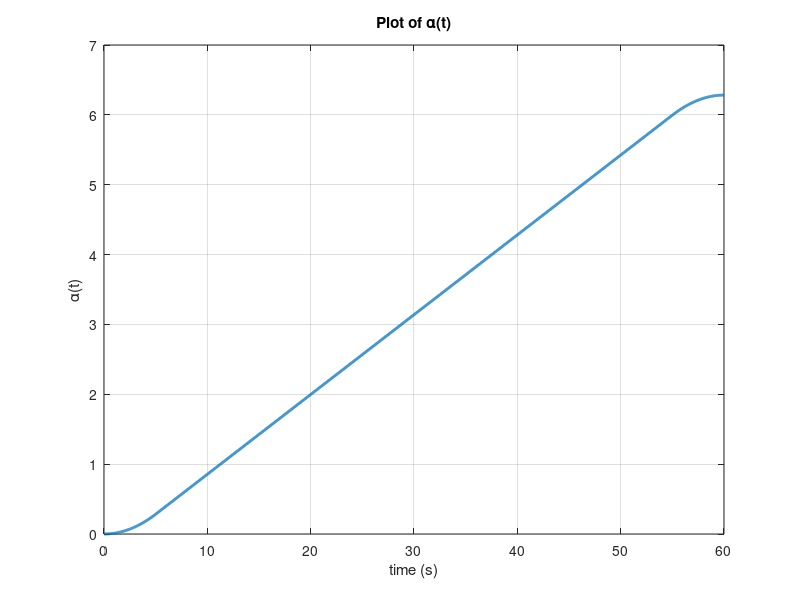

MATLAB code for this plot: (Note: this script raises an error after producing the figure.)
%% [text] Step 1: Create Trapezoidal Velocity Trajectories
clear all;
close all;
clc;

% [text] (1a) Calculate arc length of your imported trajectory
load("Total_Path.mat");    
load("LED_Path.mat")

xd = Total_Path(:,1);
yd = Total_Path(:,2);

% Compute arc length numerically
d = 0;
for i = 1:length(xd)-1
    d = d + sqrt( (xd(i+1)-xd(i))^2 + (yd(i+1)-yd(i))^2 );
end


% Desired final time
tfinal = 60;

% [text] Determine the average speed, c, of end effector over tfinal
c = d / tfinal;  


% [text] (1b) Forward-Euler method for alpha(t)
% Normalized trapezoidal velocity function g(t)
g = @(t, T, ta) (T/(T-ta)) * ( ...
      (t < ta) .* (t/ta) + ...
      (t >= ta & t <= (T - ta)) .* 1 + ...
      (t > (T - ta)) .* ((T - t)/ta) ...
);

T = 2*pi;          % alpha runs from 0 to T just like Lissajous case
dt = 1/25;         % step size
t = 0:dt:tfinal;   % simulation time

alpha = zeros(size(t));

% Precompute segment lengths for path parameterization (arc-length)
seg_lengths = [0; cumsum(sqrt(diff(xd).^2 + diff(yd).^2))];
L = seg_lengths(end);

% Acceleration time (CHANGEABLE)
ta = 5;

for k = 1:length(t)-1

    % Map alpha(k) → current arc-length s(k)
    s_cur = (alpha(k)/T) * L;

    % Find segment index
    idx = find(seg_lengths <= s_cur, 1, 'last');
    if idx >= length(seg_lengths)
        idx = length(seg_lengths)-1;
    end

    % Compute unit tangent direction at the segment
    dx = xd(idx+1) - xd(idx);
    dy = yd(idx+1) - yd(idx);
    seg_d = sqrt(dx^2 + dy^2);

    if seg_d > 0
        xdot = dx / seg_d;
        ydot = dy / seg_d;
    else
        xdot = 0; ydot = 0;
    end

    % Desired ds/dt = trapezoid, limited to 0.25 m/s
    ds_dt = min(c * g(t(k), tfinal, ta), 0.25);

    % Equation (7): alpha_dot = (ds/dt) * (T / L)
    alpha(k+1) = alpha(k) + dt * ds_dt * (T / L);

end

% [text] Plot alpha(t)
figure()
plot(t, alpha, 'LineWidth', 2);
grid on;
xlabel('time (s)');
ylabel('\alpha(t)');
title('Plot of \alpha(t)');
yline(T, 'k--', 'LineWidth', 2);
legend('\alpha(t)', 'T (period)', 'Location', 'southeast');

% [text] (1c) Generate retimed trajectory x[k], y[k]

% Allocate memory
Nalpha = length(alpha);
x = zeros(size(alpha));
y = zeros(size(alpha));
LED = zeros(size(alpha)); 

for k = 1:Nalpha
    s_k = (alpha(k)/T) * L;

    idx_led = find(seg_lengths <= s_k, 1, 'last');
    if isempty(idx_led)
        idx_led = 1;
    elseif idx_led >= length(seg_lengths)
        idx_led = length(seg_lengths) - 1;
    end
    % safe clamp if LED_Path shorter/longer
    idx_led = max(1, min(idx_led, length(LED_Path)));
    LED(k) = LED_Path(idx_led);
    
    % Find segment index for position reconstruction
    idx = find(seg_lengths <= s_k, 1, 'last');
    if isempty(idx)
        idx = 1;
    elseif idx >= length(seg_lengths)
        idx = length(seg_lengths) - 1;
    end

    ds = s_k - seg_lengths(idx);

    dx = xd(idx+1) - xd(idx);
    dy = yd(idx+1) - yd(idx);
    seg_d = sqrt(dx^2 + dy^2);

    if seg_d > 0
        ux = dx / seg_d;
        uy = dy / seg_d;
    else
        ux = 0; uy = 0;
    end

    x(k) = xd(idx) + ux * ds;
    y(k) = yd(idx) + uy * ds;
end

% Ensure final LED defined
if Nalpha >= 2
    LED(end) = LED(end-1);
end

% [text] Plot the speed profile v[k]
v = sqrt( diff(x).^2 + diff(y).^2 ) / dt;

figure()
plot(t(2:end), v, 'LineWidth', 3); hold on;
yline(c, 'k--', 'LineWidth', 2);        % average required velocity
yline(0.25, 'r--', 'LineWidth', 2);    % velocity limit
grid on;
xlabel('time (s)');
ylabel('velocity (m/s)');
title('Trajectory Velocity');
legend('velocity', 'average velocity', 'velocity limit', 'Location', 'south');

%%
%[text] ## Step 2: Forward Kinematics
%[text] (2c) Calculate T0
% these values were obtained from the URDF directly
L1 = 0.2435;
L2 = 0.2132;
W1 = 0.1311;
W2 = 0.0921;
H1 = 0.1519;
H2 = 0.0854;

% home position of end effector
M = [-1 0 0 L1+L2;
    0 0 1 W1+W2;
    0 1 0 H1-H2;
    0 0 0 1];

% screw axes
S1 = [0 0 1 0 0 0]';
S2 = [0 1 0 -H1 0 0]';
S3 = [0 1 0 -H1 0 L1]';
S4 = [0 1 0 -H1 0 L1+L2]';
S5 = [0 0 -1 -W1 L1+L2 0]';
S6 = [0 1 0 H2-H1 0 L1+L2]';
S = [S1 S2 S3 S4 S5 S6];

% body screw axes
B1 = ECE569_Adjoint(M)\S1;
B2 = ECE569_Adjoint(M)\S2;
B3 = ECE569_Adjoint(M)\S3;
B4 = ECE569_Adjoint(M)\S4;
B5 = ECE569_Adjoint(M)\S5;
B6 = ECE569_Adjoint(M)\S6;
B = [B1 B2 B3 B4 B5 B6];

% joint angles
theta0 = [-1.6800   -1.4018   -1.8127   -2.9937   -0.8857   -0.0696]';

% calculate the 4x4 matrix representing the transition
% from end effector frame {b} to the base frame {s} at t=0: Tsb(0)

T0_space = ECE569_FKinSpace(M,S,theta0)
T0_body = ECE569_FKinBody(M,B,theta0)
T0_space-T0_body
T0 = T0_body;
%[text] Calculate Tsd at every time step.
% Calculate Tsd(t) for t=0 to t=tfinal
% Tsd(t) = T0 * Td(t)
N = length(x);
Tsd = zeros(4,4,N);
for i = 1:N
    R  = eye(3);
    p  = [x(i); y(i); 0];
    Td = [R,p; zeros(1,3),1];
    Tsd(:,:,i) = T0 * Td;
end
%%
%[text] (2d) Plot (x,y,z) in the s frame
xs = Tsd(1,4,:);
ys = Tsd(2,4,:);
zs = Tsd(3,4,:);
figure();
plot3(xs(:), ys(:), zs(:), 'LineWidth', 1)
title('Trajectory \{s\} frame')
xlabel('x (m)')
ylabel('y (m)')
zlabel('z (m)')
hold on
plot3(xs(1),ys(1),zs(1),'go','MarkerSize',10,'LineWidth',2)
plot3(xs(end),ys(end),zs(end),'rx','MarkerSize',10,'LineWidth',2)
legend('Trajectory', 'Start', 'End')
grid on
hold off
%%
%[text] ## Step 3: Inverse Kinematics
initialguess = theta0;
Td = T0;

% you need to implement IKinBody
[thetaSol, success] = ECE569_IKinBody(B,M,Td,theta0,1e-6,1e-6);
if (~success)
    close(f);
    error('Error. \nCould not perform IK at index %d.',1)
end
%%
%[text] (3c) Perform IK at each time step
thetaAll = zeros(6,N);
thetaAll(:,1) = theta0;

% you can comment out the waitbar functions if they aren't working
% (sometimes they don't work with .mlx files)
% If the code gets stuck here, you will need to restart MATLAB
f = waitbar(0,['Inverse Kinematics (1/',num2str(N),') complete.']);

for i=2:N
    initialguess = thetaAll(:,i-1);

    [thetaSol, success] = ECE569_IKinBody(B,M,Tsd(:,:,i),initialguess,1e-6,1e-6);
    if (~success)
        close(f);
        error('Error. \nCould not perform IK at index %d.',i)
    end
    thetaAll(:,i) = thetaSol;
    waitbar(i/N,f,['Inverse Kinematics (',num2str(i),'/',num2str(N),') complete.']);
end
close(f);
%%
%[text] (3c) Verify that the joint angles don't change very much
dj = diff(thetaAll');
figure();
plot(t(1:end-1), dj)
title('First Order Difference in Joint Angles')
legend('J1','J2','J3','J4','J5','J6','Location','northeastoutside')
grid on
xlabel('time (s)')
ylabel('first order difference')
%%
%[text] (3d) Verify that the joints we found actually trace out our trajectory (forward kinematics)
actualTsd = zeros(4,4,N);
for i=1:N
    actualTsd(:,:,i) = T0*ECE569_FKinBody(M,B,thetaAll(:,i));
end

xs = actualTsd(1,4,:);
ys = actualTsd(2,4,:);
zs = actualTsd(3,4,:);
figure();
plot3(xs(:), ys(:), zs(:), 'LineWidth', 1)
title('Verified Trajectory \{s\} frame')
xlabel('x (m)')
ylabel('y (m)')
zlabel('z (m)')
hold on
plot3(xs(1),ys(1),zs(1),'go','MarkerSize',10,'LineWidth',2)
plot3(xs(end),ys(end),zs(end),'rx','MarkerSize',10,'LineWidth',2)
legend('Trajectory', 'Start', 'End')
grid on
hold off
%%
%[text] (3e) Verify that the end effector does not enter a kinematic singularity, by plotting the determinant of your body jacobian
body_dets = zeros(N,1);
for i=1:N
    body_dets(i) = det(ECE569_JacobianBody(B,thetaAll(:,i)));
end
figure();
plot(t, body_dets)
title('Manipulability')
grid on
xlabel('time (s)')
ylabel('det of J_B')
%%
%[text] (3f) Save to CSV File
% you can play with turning the LEDs on and off
led = ones(N,1);

% save to the CSV file
data = [t' thetaAll' LED(:)];

% TODO: change the csv filename to your purdue ID
writematrix(data, 'gturak_bonus.csv')

%[appendix]{"version":"1.0"}
%---
%[metadata:view]
%   data: {"layout":"onright","rightPanelPercent":47.9}
%---
